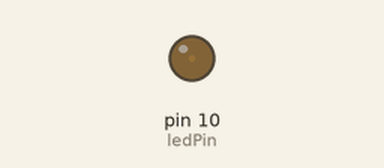
Simulated run of this sketch. Board: Arduino Uno, built with avr-gcc and run on an emulated ATmega328P. On the bench: output pins drawn as LEDs (lit = HIGH).

Above: at 0.05 s.
At 1.15 s:
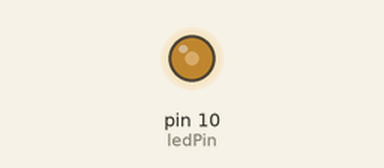
At 2.3 s:
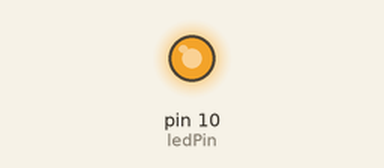
At 4.6 s:
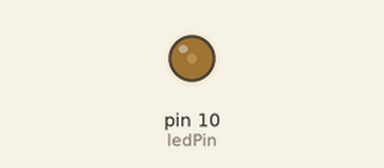
Timing chart, 0 to 6.7 s (numbered marks = the images above):
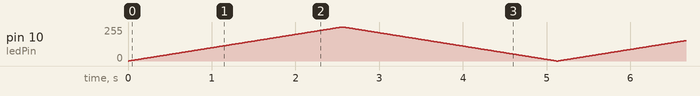

The sketch:

ex3.ino
```cpp
int ledPin = 10; // define digital pin 10
void setup()
{
    pinMode(ledPin, OUTPUT);// define LED pin as output
}
void loop()
{
    for (int a=0; a<=255;a++)// set the LED to be brighter gradually
    {
        analogWrite(ledPin,a); // turn on LED, regulate light brightness, ranging from 0-255, 255 is the brightest
        delay(10); // wait for 0.01S
    }
    for (int a=255; a>=0;a--) // set LED to be dimming gradually
    {
        analogWrite(ledPin,a); // turn on LED, regulate light brightness, ranging from 0-255, 255 is the brightest
        delay(10); // wait for 0.01S
    }
}
```
